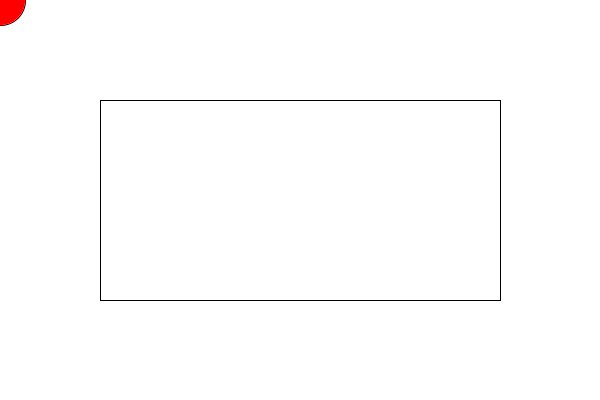
Frame 1 (no input)
Frame 60 (the mouse pressed at the canvas centre just before this capture): identical to frame 1, image omitted
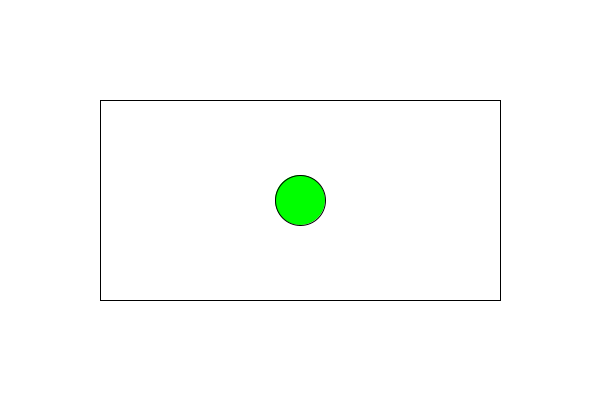
Frame 120 (the mouse held since frame 60 and released just before this capture)

The Processing sketch that drew these frames (run headless with seeded random() and noise(); from frame 60 on, the mouse is pressed at the canvas centre):

// Processing sketch: Oppgave4
// ── Oppgave4.pde
int minX = 100;
int maxX = 500;
int minY = 100;
int maxY = 300;
void setup() {
  size(600, 400);
}
void draw() {
  background(255);
  if (mouseX > minX && mouseX < maxX && mouseY > minY && mouseY < maxY) {
    fill(0, 255, 0);
  }
  else if (mouseX < minX || mouseX > maxX || mouseY < minY || mouseY > maxY) {
    fill(255, 0, 0);
  }
  ellipse(mouseX, mouseY, 50, 50);
  noFill();
  stroke(0);
  rect(minX, minY, maxX - minX, maxY - minY);
}
